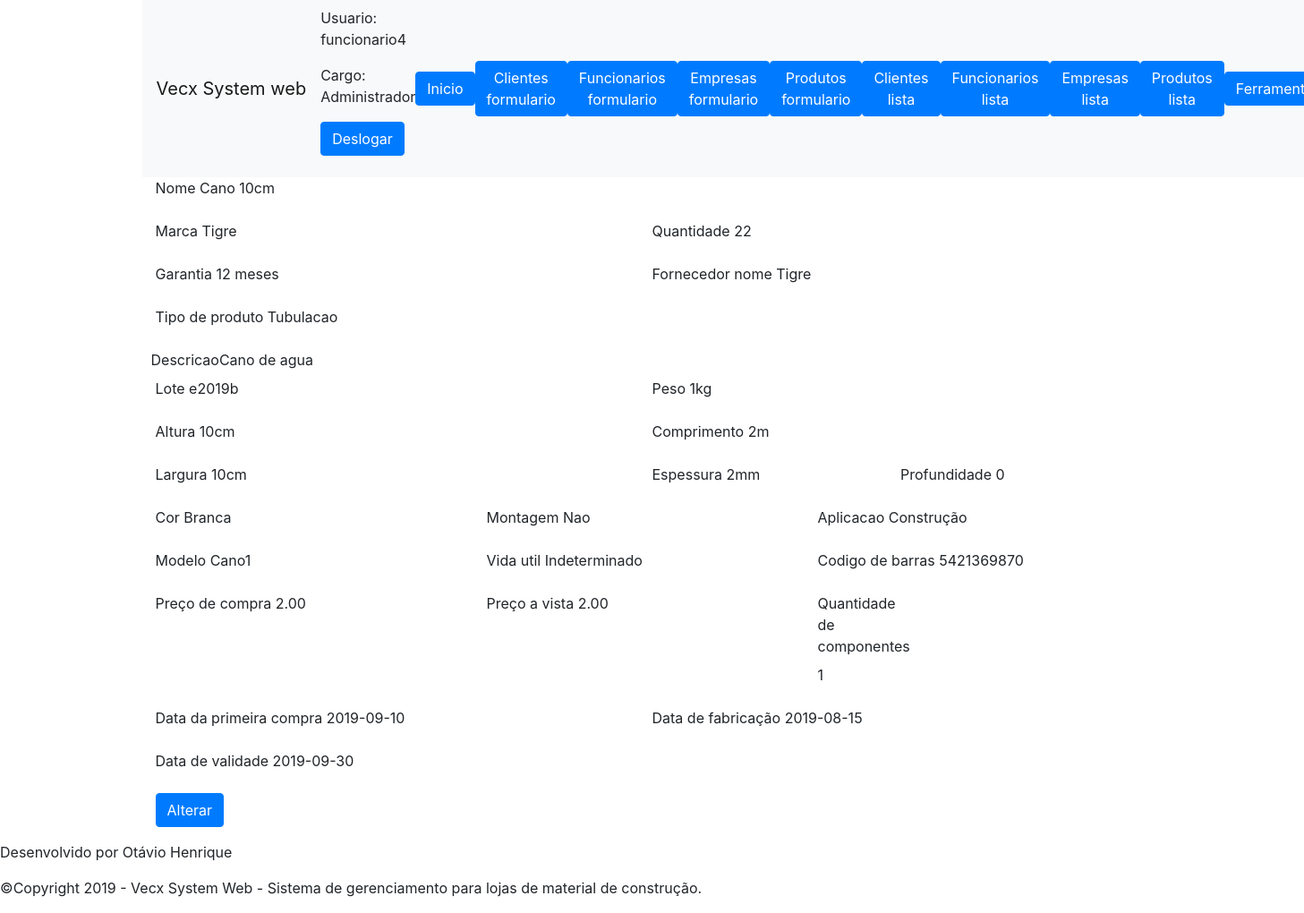
Page /ficha-produto.php?id=1 (signed in) on the committed database.
### tables this page shows
CREATE TABLE `produto` (
  `id` int(20) NOT NULL,
  `nome` varchar(255) NOT NULL,
  `marca` varchar(255) NOT NULL,
  `quantidade` varchar(255) NOT NULL,
  `garantia` varchar(255) NOT NULL,
  `descricao` varchar(255) NOT NULL,
  `fornecedor_nome` varchar(255) NOT NULL,
  `tipo_produto` varchar(255) NOT NULL,
  `lote` varchar(255) NOT NULL,
  `peso` varchar(255) NOT NULL,
  `altura` varchar(255) NOT NULL,
  `comprimento` varchar(255) NOT NULL,
  `largura` varchar(255) NOT NULL,
  `espessura` varchar(255) NOT NULL,
  `profundidade` varchar(255) NOT NULL,
  `cor` varchar(255) NOT NULL,
  `montagem` varchar(255) NOT NULL,
  `aplicacao` varchar(255) NOT NULL,
  `modelo` varchar(255) NOT NULL,
  `vida_util` varchar(255) NOT NULL,
  `preco_compra` decimal(20,2) NOT NULL,
  `preco_a_vista` decimal(20,2) NOT NULL,
  `quantidade_componentes` varchar(255) NOT NULL,
  `data_primeira_compra` date NOT NULL,
  `data_fabricacao` date NOT NULL,
  `data_validade` date NOT NULL,
  `codigo` varchar(255) NOT NULL,
  `codigo_barras` varchar(255) NOT NULL,
  `funcionario_nome` varchar(255) NOT NULL,
  `data_cadastro` date NOT NULL,
  `hora_cadastro` time NOT NULL
);

### class/ProdutoDao.php (called while the page is built, shortened)
<?php
    require_once("Produto.php");
    class ProdutoDao {
        function __construct($conexao) {
            $this->conexao = $conexao;
        }
        public function buscaProduto($id) {
            $id = mysqli_real_escape_string($this->conexao, $id);
            $query = "SELECT * FROM produto WHERE id = {$id}";
            $resultado = mysqli_query($this->conexao, $query);
            $funcionario_buscado = mysqli_fetch_assoc($resultado);
            $produto = new Produto();
            $produto->setId($funcionario_buscado['id']);
            $produto->setNome($funcionario_buscado['nome']);
            $produto->setMarca($funcionario_buscado['marca']);
            $produto->setQuantidade($funcionario_buscado['quantidade']);
            $produto->setGarantia($funcionario_buscado['garantia']);
            $produto->setDescricao($funcionario_buscado['descricao']);
            $produto->setFornecedorNome($funcionario_buscado['fornecedor_nome']);
            $produto->setTipoProduto($funcionario_buscado['tipo_produto']);
            $produto->setLote($funcionario_buscado['lote']);
            $produto->setPeso($funcionario_buscado['peso']);
            $produto->setAltura($funcionario_buscado['altura']);
            $produto->setComprimento($funcionario_buscado['comprimento']);
            $produto->setLargura($funcionario_buscado['largura']);
            $produto->setEspessura($funcionario_buscado['espessura']);
            $produto->setProfundidade($funcionario_buscado['profundidade']);
            $produto->setCor($funcionario_buscado['cor']);
            $produto->setMontagem($funcionario_buscado['montagem']);
            $produto->setAplicacao($funcionario_buscado['aplicacao']);
            $produto->setModelo($funcionario_buscado['modelo']);
            $produto->setVidaUtil($funcionario_buscado['vida_util']);
            $produto->setPrecoCompra($funcionario_buscado['preco_compra']);
            $produto->setPrecoaVista($funcionario_buscado['preco_a_vista']);
            $produto->setQuantidadeComponentes($funcionario_buscado['quantidade_componentes']);
            $produto->setDataPrimeiraCompra($funcionario_buscado['data_primeira_compra']);
            $produto->setDataFabricacao($funcionario_buscado['data_fabricacao']);
            $produto->setDataValidade($funcionario_buscado['data_validade']);
            $produto->setCodigo($funcionario_buscado['codigo']);
            $produto->setCodigoBarras($funcionario_buscado['codigo_barras']);
            $produto->setFuncionarioNome($funcionario_buscado['funcionario_nome']);
            $produto->setDataCadastro($funcionario_buscado['data_cadastro']);
            $produto->setHoraCadastro($funcionario_buscado['hora_cadastro']);
            return $produto;
        }
    }

### class/Produto.php (called while the page is built, shortened)
<?php
    class Produto {
        private $id;
        private $nome;
        private $marca;
        private $quantidade;
        private $garantia;
        private $descricao;
        private $fornecedorNome;
        private $tipoProduto;
        private $lote;
        private $peso;
        private $altura;
        private $comprimento;
        private $largura;
        private $espessura;
        private $profundidade;
        private $cor;
        private $montagem;
        private $aplicacao;
        private $modelo;
        private $vidaUtil;
        private $precoCompra;
        private $precoaVista;
        private $quantidadeComponentes;
        private $dataPrimeiraCompra;
        private $dataFabricacao;
        private $dataValidade;
        private $codigoBarras;
        public function getId() {
            return $this->id;
        }
        public function setId($id) {
            $this->id = $id;
        }
        public function getNome() {
            return $this->nome;
        }
        public function setNome($nome) {
            $this->nome = $nome;
        }
        public function getMarca() {
            return $this->marca;
        }
        public function setMarca($marca) {
            $this->marca = $marca;
        }
        public function getQuantidade() {
            return $this->quantidade;
        }
        public function setQuantidade($quantidade) {
            $this->quantidade = $quantidade;
        }
        public function getGarantia() {
            return $this->garantia;
        }
        public function setGarantia($garantia) {
            $this->garantia = $garantia;
        }
        public function getDescricao() {
            return $this->descricao;
        }
        public function setDescricao($descricao) {
            $this->descricao = $descricao;
        }
        public function getFornecedorNome() {
            return $this->fornecedorNome;
        }
        public function setFornecedorNome($fornecedorNome) {
            $this->fornecedorNome = $fornecedorNome;
        }
        public function getTipoProduto() {
            return $this->tipoProduto;
        }
        public function setTipoProduto($tipoProduto) {
            $this->tipoProduto = $tipoProduto;
        }
        public function getLote() {
            return $this->lote;
        }
        public function setLote($lote) {
            $this->lote = $lote;
        }
        public function getPeso() {
            return $this->peso;
        }
        public function setPeso($peso) {
            $this->peso = $peso;
        }
        public function getAltura() {
            return $this->altura;
        }
        public function setAltura($altura) {
            $this->altura = $altura;
        }
        public function getComprimento() {
            return $this->comprimento;
        }
        public function setComprimento($comprimento) {
            $this->comprimento = $comprimento;
        }
        public function getLargura() {
            return $this->largura;
        }
        public function setLargura($largura) {
            $this->largura = $largura;
        }
        public function getEspessura() {
            return $this->espessura;
        }
        public function setEspessura($espessura) {
            $this->espessura = $espessura;
        }
        public function getProfundidade() {
            return $this->profundidade;
        }
        public function setProfundidade($profundidade) {
            $this->profundidade = $profundidade;
        }
        public function getCor() {
            return $this->cor;
        }
        public function setCor($cor) {
            $this->cor = $cor;
        }
        public function getMontagem() {
            return $this->montagem;
        }
        public function setMontagem($montagem) {
            $this->montagem = $montagem;
        }
        public function getAplicacao() {
            return $this->aplicacao;
        }
        public function setAplicacao($aplicacao) {
            $this->aplicacao = $aplicacao;
        }
        public function getModelo() {
            return $this->modelo;
        }
        public function setModelo($modelo) {
            $this->modelo = $modelo;
        }
        public function getVidaUtil() {
            return $this->vidaUtil;
        }
        public function setVidaUtil($vidaUtil) {
            $this->vidaUtil = $vidaUtil;
        }
        public function getPrecoCompra() {
            return $this->precoCompra;
        }
        public function setPrecoCompra($precoCompra) {
            $this->precoCompra = $precoCompra;
        }
        public function getPrecoaVista() {
            return $this->precoaVista;
        }
        public function setPrecoaVista($precoaVista) {
            $this->precoaVista = $precoaVista;
        }
        public function getQuantidadeComponentes() {
            return $this->quantidadeComponentes;
        }
        public function setQuantidadeComponentes($quantidadeComponentes) {
            $this->quantidadeComponentes = $quantidadeComponentes;
        }
        public function getDataPrimeiraCompra() {
            return $this->dataPrimeiraCompra;
        }
        public function setDataPrimeiraCompra($dataPrimeiraCompra) {
            $this->dataPrimeiraCompra = $dataPrimeiraCompra;
        }
        public function getDataFabricacao() {
            return $this->dataFabricacao;
        }
        public function setDataFabricacao($dataFabricacao) {
            $this->dataFabricacao = $dataFabricacao;
        }
        public function getDataValidade() {
            return $this->dataValidade;
        }
        public function setDataValidade($dataValidade) {
            $this->dataValidade = $dataValidade;
        }
        public function getCodigoBarras() {
            return $this->codigoBarras;
        }
        public function setCodigoBarras($codigoBarras) {
            $this->codigoBarras = $codigoBarras;
        }
    }

### ficha-produto.php (the view, shortened to what this page needs)
<?php
    require_once("cabecalho.php");
    require_once("menu-nav-bar.php");
    require_once("class/Conecta.php");
    require_once("class/Produto.php");
    require_once("class/ProdutoDao.php");
    $id = $_GET['id'];
    $conexao = Conecta::criaConexao();
    $produtoDao = new ProdutoDao($conexao);
    $produto = $produtoDao->buscaProduto($id);
?>
<div class="col-md-12 form-group">
    <label>Nome</label>
    <label><?= $produto->getNome(); ?></label>
</div>
<div class="col-md-12 form-row">
    <div class="col-md-6 form-group">
        <label>Marca</label>
        <label><?= $produto->getMarca(); ?></label>
    </div>
    <div class="col-md-6 form-group">
        <label>Quantidade</label>
        <label><?= $produto->getQuantidade(); ?></label>
    </div>
</div>
<div class="col-md-12 form-row">
    <div class="col-md-6 form-group">
        <label>Garantia</label>
        <label><?= $produto->getGarantia(); ?></label>
    </div>
    <div class="col-md-6 form-group">
        <label>Fornecedor nome</label>
        <label><?= $produto->getFornecedorNome(); ?></label>
    </div>
    <div class="col-md-4 form-group">
        <label>Tipo de produto</label>
        <label><?= $produto->getTipoProduto(); ?></label>
    </div>
</div>
<div class="col-md-12 form-row">
    <label>Descricao</label>
    <label><?= $produto->getDescricao(); ?></label>
</div>
<div class="col-md-12 form-row">
    <div class="col-md-6 form-group">
        <label>Lote</label>
        <label><?= $produto->getLote(); ?></label>
    </div>
    <div class="col-md-6 form-group">
        <label>Peso</label>
        <label><?= $produto->getPeso(); ?></label>
    </div>
</div>
<div class="col-md-12 form-row">
    <div class="col-md-6 form-group">
        <label>Altura</label>
        <label><?= $produto->getAltura(); ?></label>
    </div>
    <div class="col-md-6 form-group">
        <label>Comprimento</label>
        <label><?= $produto->getComprimento(); ?></label>
    </div>
</div>
<div class="col-md-12 form-row">
    <div class="col-md-6 form-group">
        <label>Largura</label>
        <label><?= $produto->getLargura(); ?></label>
    </div>
    <div class="col-md-3 form-group">
        <label>Espessura</label>
        <label><?= $produto->getEspessura(); ?></label>
    </div>
    <div class="col-md-3 form-group">
        <label>Profundidade</label>
        <label><?= $produto->getProfundidade(); ?></label>
    </div>
</div>
<div class="col-md-12 form-row">
    <div class="col-md-4 form-group">
        <label>Cor</label>
        <label><?= $produto->getCor(); ?></label>
    </div>
    <div class="col-md-4 form-group">
        <label>Montagem</label>
        <label><?= $produto->getMontagem(); ?></label>
    </div>
    <div class="col-md-4 form-group">
        <label>Aplicacao</label>
        <label><?= $produto->getAplicacao(); ?></label>
    </div>
</div>
<div class="col-md-12 form-row">
    <div class="col-md-4 form-group">
        <label>Modelo</label>
        <label><?= $produto->getModelo(); ?></label>
    </div>
    <div class="col-md-4 form-group">
        <label>Vida util</label>
        <label><?= $produto->getVidaUtil(); ?></label>
    </div>
    <div class="col-md-4 form-group">
        <label>Codigo de barras</label>
        <label><?= $produto->getCodigoBarras(); ?></label>
    </div>
</div>
<div class="col-md-12 form-row">
    <div class="col-md-4 form-group">
        <label>Preço de compra</label>
        <label><?= $produto->getPrecoCompra(); ?></label>
    </div>
    <div class="col-md-4 form-group">
        <label>Preço a vista</label>
        <label><?= $produto->getPrecoaVista(); ?></label>
    </div>
    <div class="col-md-1 form-group">
        <label>Quantidade de componentes</label>
        <label><?= $produto->getQuantidadeComponentes(); ?></label>
    </div>
</div>
<div class="col-md-12 form-row">
    <div class="col-md-6 form-group">
        <label>Data da primeira compra</label>
        <label><?= $produto->getDataPrimeiraCompra(); ?></label>
    </div>
    <div class="col-md-6 form-group">
        <label>Data de fabricação</label>
        <label><?= $produto->getDataFabricacao(); ?></label>
    </div>
    <div class="col-md-6 form-group">
        <label>Data de validade</label>
        <label><?= $produto->getDataValidade(); ?></label>
    </div>
</div>
<br>
<div class="col-md-12 form-group">
    <a href="formulario-altera-produto.php?id=<?= $produto->getId(); ?>" class="btn btn-primary">Alterar</a>
</div>
<?php require_once("rodape.php"); ?>

### rows in the picture
produto: nome "Cano 10cm", marca "Tigre", quantidade "22", garantia "12 meses", fornecedor_nome "Tigre", tipo_produto "Tubulacao", descricao "Cano de agua", lote "e2019b", peso "1kg", altura "10cm", comprimento "2m", largura "10cm", espessura "2mm", profundidade "0", cor "Branca", montagem "Nao", aplicacao "Construção", modelo "Cano1", vida_util "Indeterminado", codigo_barras "5421369870", preco_compra "2.00", preco_a_vista "2.00", quantidade_componentes "1", data_primeira_compra "2019-09-10", data_fabricacao "2019-08-15", data_validade "2019-09-30"

### other values in the picture
$_SESSION["usuario_logado"] "funcionario4"
$_SESSION["usuario_cargo"] "Administrador"
